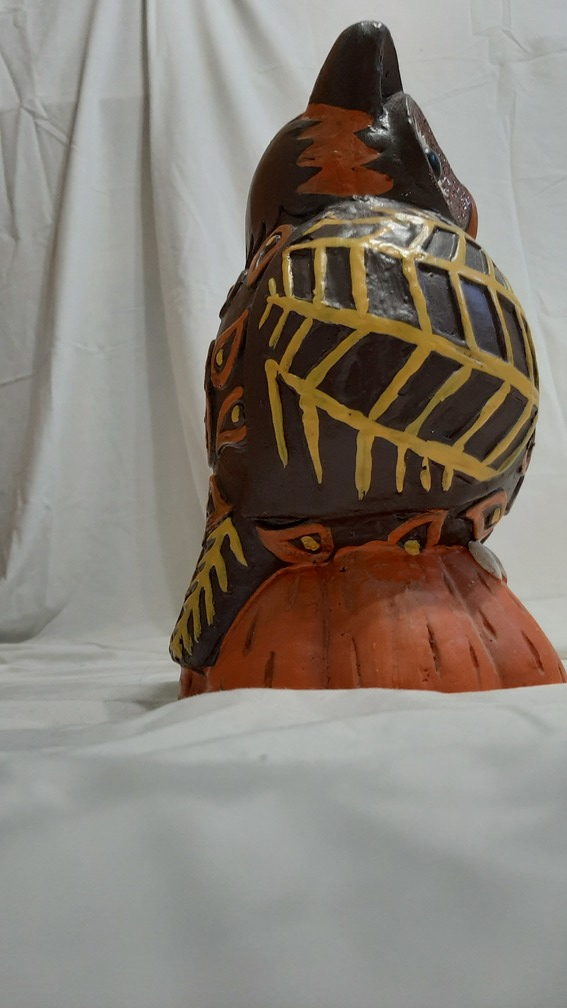
#> input picture make3D/images/20201018_081931.jpg, 567 x 1008 px
$ python -i perspective_warp_many.py   (imports and definitions only)
#> lines starting #> are read from the running program, lines starting #| are printed output that depends on the picture
# -*- coding: utf-8 -*-
from __future__ import division
from string import ascii_letters
import torch
import math
import cv2
import numpy as np
import random
import numbers
import collections
import warnings
import sys
import glob
import os


##################################################################
#  this is a copy of:
#  https://github.com/PistonY/torch-toolbox/blob/master/torchtoolbox/transform/functional.py
#
#  modifications by Christoph Mertz are at the very end, Feb. 2020.
#
# it came with following license:
#
##BSD 3-Clause License

##Copyright (c) X.Yang 2019,
##All rights reserved.

##Redistribution and use in source and binary forms, with or without
##modification, are permitted provided that the following conditions are met:

##* Redistributions of source code must retain the above copyright notice, this
##  list of conditions and the following disclaimer.

##* Redistributions in binary form must reproduce the above copyright notice,
##  this list of conditions and the following disclaimer in the documentation
##  and/or other materials provided with the distribution.

##* Neither the name of the copyright holder nor the names of its
##  contributors may be used to endorse or promote products derived from
##  this software without specific prior written permission.

##THIS SOFTWARE IS PROVIDED BY THE COPYRIGHT HOLDERS AND CONTRIBUTORS "AS IS"
##AND ANY EXPRESS OR IMPLIED WARRANTIES, INCLUDING, BUT NOT LIMITED TO, THE
##IMPLIED WARRANTIES OF MERCHANTABILITY AND FITNESS FOR A PARTICULAR PURPOSE ARE
##DISCLAIMED. IN NO EVENT SHALL THE COPYRIGHT HOLDER OR CONTRIBUTORS BE LIABLE
##FOR ANY DIRECT, INDIRECT, INCIDENTAL, SPECIAL, EXEMPLARY, OR CONSEQUENTIAL
##DAMAGES (INCLUDING, BUT NOT LIMITED TO, PROCUREMENT OF SUBSTITUTE GOODS OR
##SERVICES; LOSS OF USE, DATA, OR PROFITS; OR BUSINESS INTERRUPTION) HOWEVER
##CAUSED AND ON ANY THEORY OF LIABILITY, WHETHER IN CONTRACT, STRICT LIABILITY,
##OR TORT (INCLUDING NEGLIGENCE OR OTHERWISE) ARISING IN ANY WAY OUT OF THE USE
##OF THIS SOFTWARE, EVEN IF ADVISED OF THE POSSIBILITY OF SUCH DAMAGE.
###
#
##################################################################


Sequence = collections.abc.Sequence
Iterable = collections.abc.Iterable

INTER_MODE = {'NEAREST': cv2.INTER_NEAREST, 'BILINEAR': cv2.INTER_LINEAR, 'BICUBIC': cv2.INTER_CUBIC}
PAD_MOD = {'constant': cv2.BORDER_CONSTANT,
           'edge': cv2.BORDER_REPLICATE,
           'reflect': cv2.BORDER_DEFAULT,
           'symmetric': cv2.BORDER_REFLECT
           }


def _is_tensor_image(img):
    return torch.is_tensor(img) and img.ndimension() == 3


def _is_numpy(img):
    return isinstance(img, np.ndarray)


def _is_numpy_image(img):
    return img.ndim in {2, 3}


# [630 lines left out: functions to_tensor, to_cv_image, normalize, resize, pad, crop and 16 more, not called in this run]


def to_grayscale(img, num_output_channels=1):
    """Convert image to grayscale version of image.
    Args:
        img (CV Image): CV to be converted to grayscale.
    Returns:
        CV Image: Grayscale version of the image.
            if num_output_channels = 1 : returned image is single channel
            if num_output_channels = 3 : returned image is 3 channel with r = g = b
    """
    if not _is_numpy_image(img):
        raise TypeError('img should be CV Image. Got {}'.format(type(img)))

    if num_output_channels == 1:
        img = cv2.cvtColor(img, cv2.COLOR_RGB2GRAY)
    elif num_output_channels == 3:
        img = cv2.cvtColor(cv2.cvtColor(img, cv2.COLOR_RGB2GRAY), cv2.COLOR_GRAY2RGB)
    else:
        raise ValueError('num_output_channels should be either 1 or 3')

    return img


# [86 lines left out: functions erase, cutout, gaussian_noise, poisson_noise, salt_and_pepper, text_overlay, not called in this run]

################################################################3
# modifications by C. Mertz from here on:

# [4 lines not run here, left out]

#im_name = 'danger_restricted_area_red'
dir_name = sys.argv[1]
#im_jpg = im_name + '.jpg'
#im_png = im_name + '.png'
#im_pbm = im_name + '.pbm'

image_search = dir_name + '/*.png'
listing = glob.glob(image_search)

# [2 lines not run here, left out]

index = 0
max_index = len(listing)


# [55 lines not run here, left out]

>>> import cv2
>>> picture = cv2.cvtColor(cv2.imread('../make3D/images/20201018_081931.jpg'), cv2.COLOR_BGR2RGB)
>>> result = to_grayscale(picture)
#> in to_grayscale, `img = cv2.cvtColor(img, cv2.COLOR_RGB2GRAY)`:
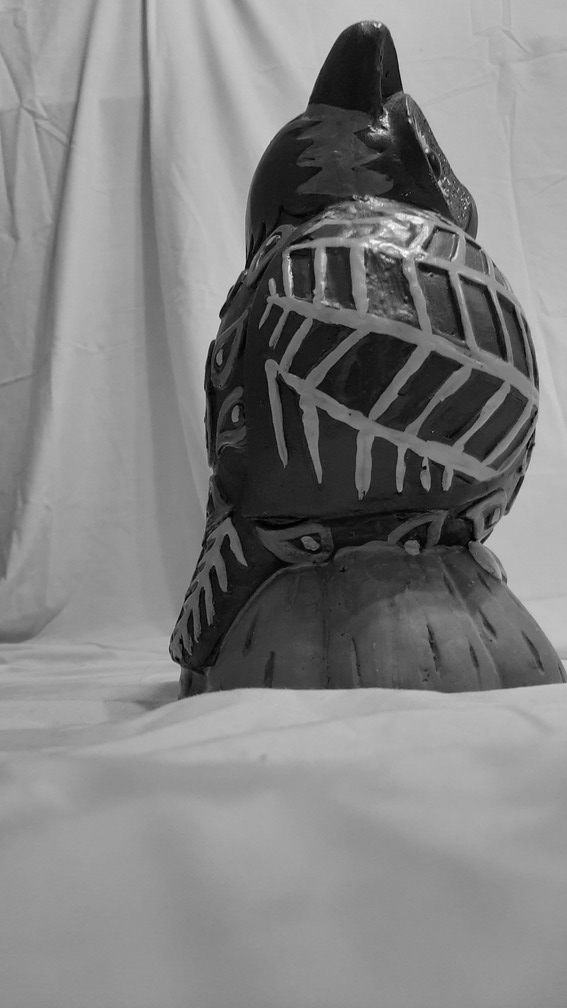
#> img: shape (1008, 567); min 0, max 253, mean 129.6

$ run again, on make3D/images/20201018_081937.jpg
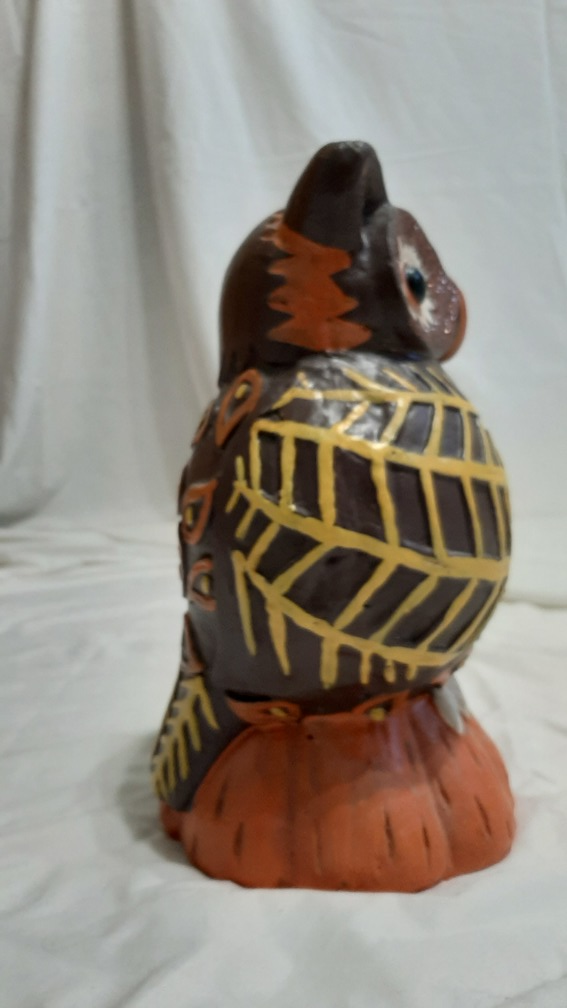
#> input picture make3D/images/20201018_081937.jpg, 567 x 1008 px
#> in to_grayscale, `img = cv2.cvtColor(img, cv2.COLOR_RGB2GRAY)`:
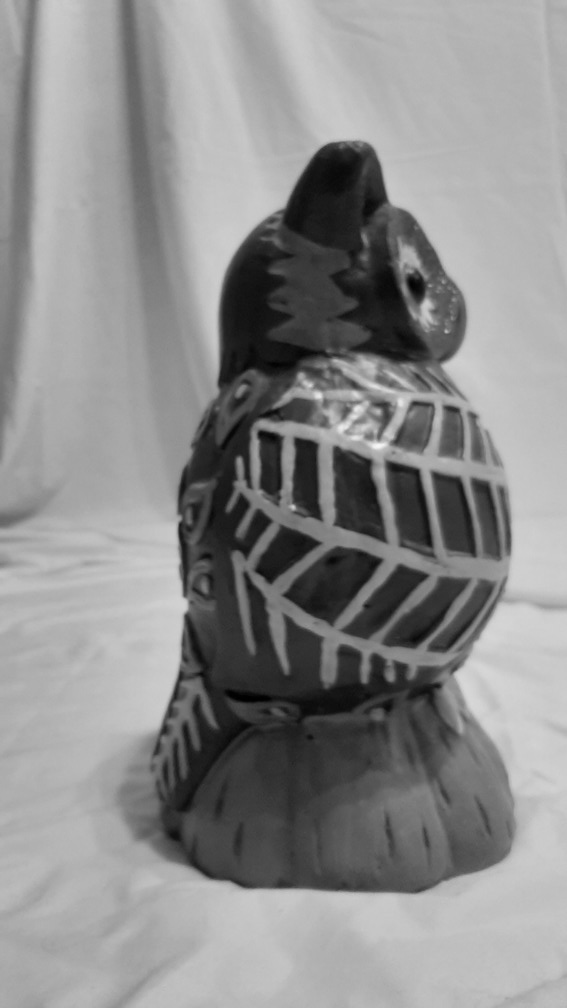
#> img: shape (1008, 567); min 0, max 246, mean 140.6

$ run again, on make3D/images/20201018_081940.jpg
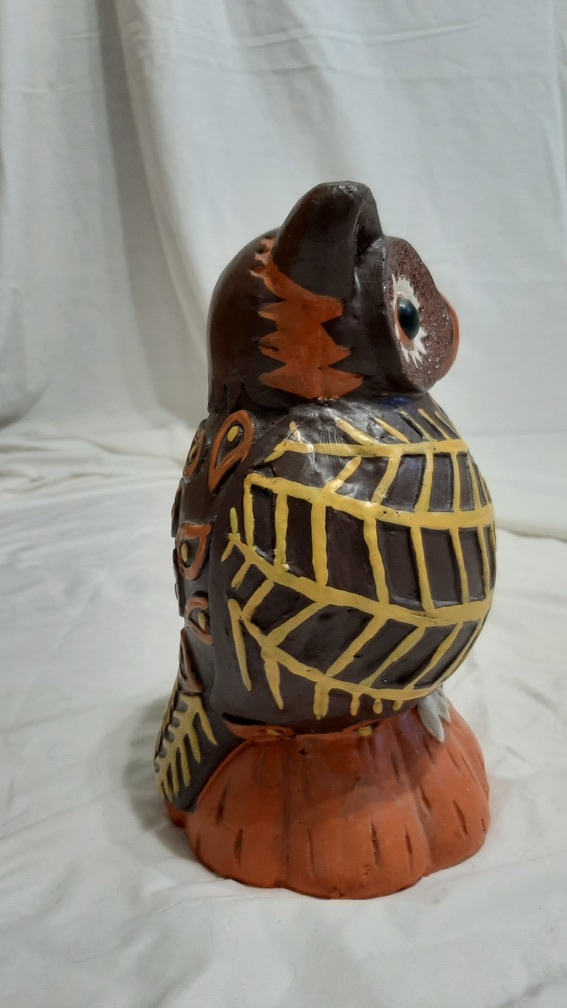
#> input picture make3D/images/20201018_081940.jpg, 567 x 1008 px
#> in to_grayscale, `img = cv2.cvtColor(img, cv2.COLOR_RGB2GRAY)`:
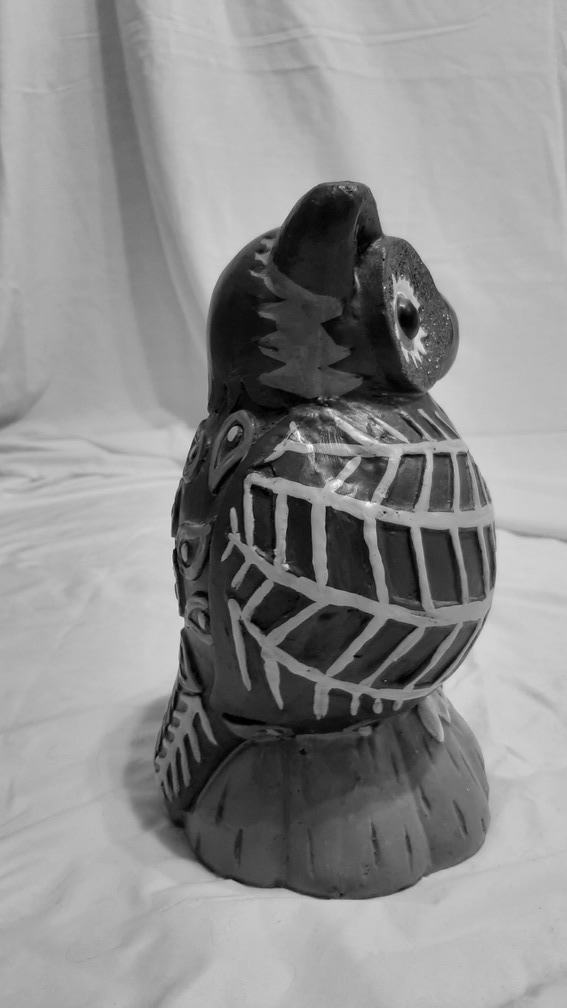
#> img: shape (1008, 567); min 0, max 252, mean 142.5

$ run again, on make3D/images/20201018_081942.jpg
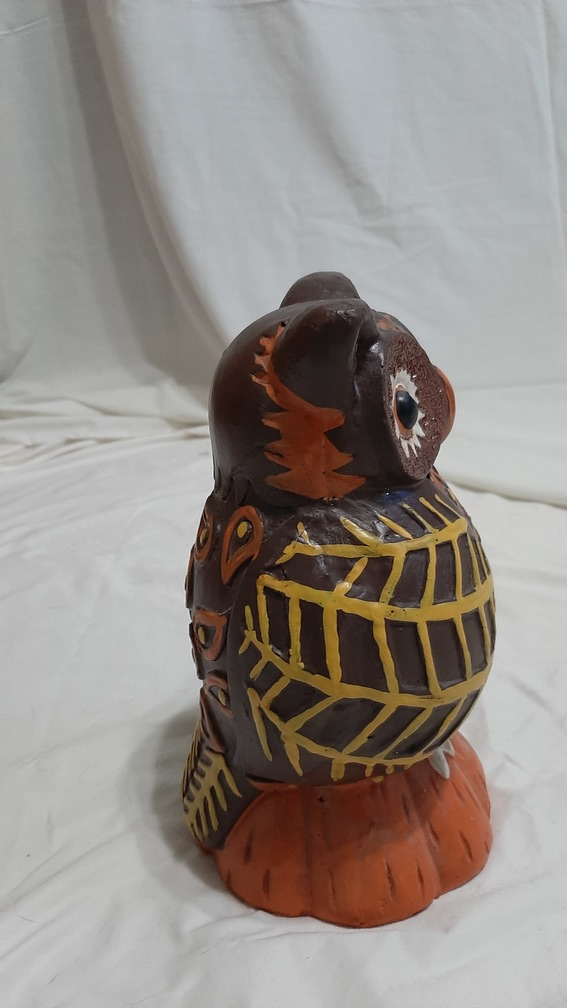
#> input picture make3D/images/20201018_081942.jpg, 567 x 1008 px
#> in to_grayscale, `img = cv2.cvtColor(img, cv2.COLOR_RGB2GRAY)`:
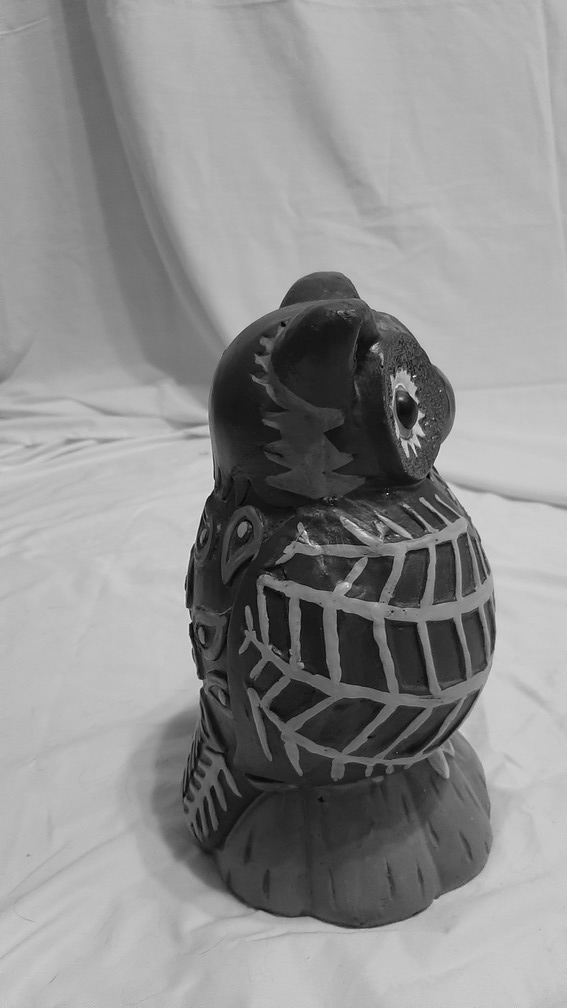
#> img: shape (1008, 567); min 2, max 242, mean 143.6
